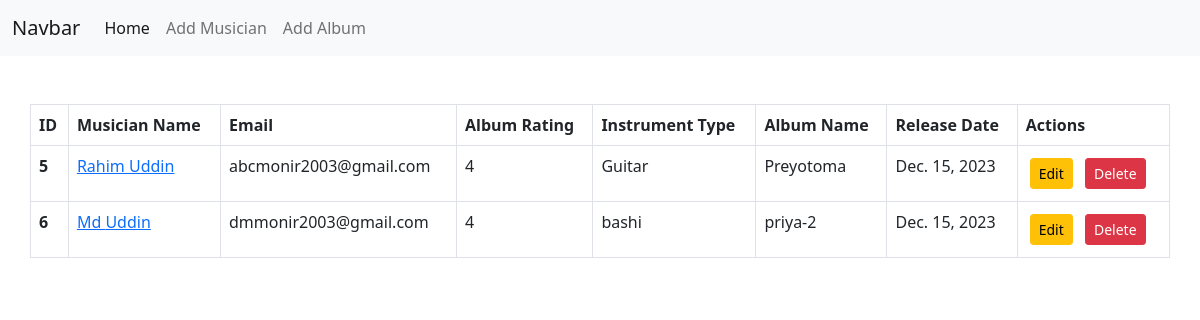
The app's page /, older data.
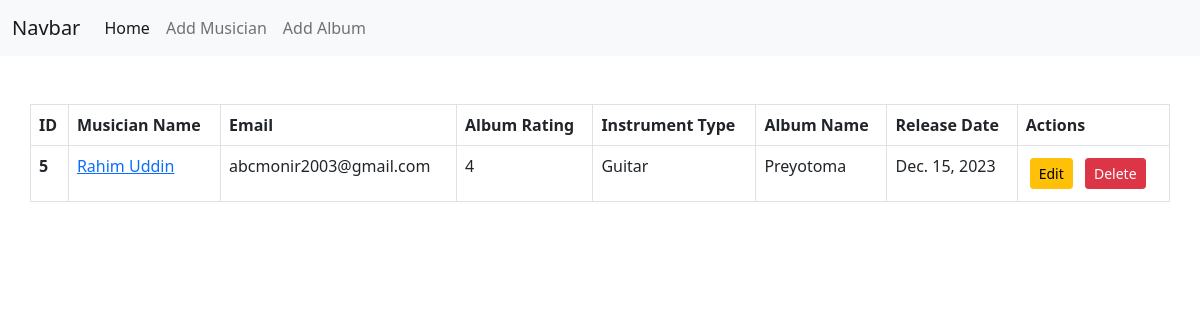
The same page, newer data.
### album/models.py (models this page shows, shortened)
class AlbumModel(models.Model):
    album_name=models.CharField(max_length=100)
    album_release_date=models.DateField(auto_now=True)
    rating = models.IntegerField(choices=RATING_CHOICES)
    musician=models.ForeignKey(MusicianModel,on_delete=models.CASCADE)

### musician/models.py (models this page shows, shortened)
class MusicianModel(models.Model):
    first_name=models.CharField(max_length=100)
    last_name=models.CharField(max_length=100)
    email=models.EmailField()
    phone_no=models.CharField(max_length=11)
    instrument_type=models.CharField(max_length=100)

### Musicians_Directory/views.py (the view)
# urls.py: path('',views.home,name='homepage'),
def home(request):
    data=AlbumModel.objects.all()
    return render(request,'home.html',{'data':data})

### templates/home.html
{% extends "base.html" %} {% block content %}
<table class="table table-bordered container mt-5">
  <thead>
    <tr>
      <th scope="col">ID</th>
      <th scope="col">Musician Name</th>
      <th scope="col">Email</th>
      <th scope="col">Album Rating</th>
      <th scope="col">Instrument Type</th>
      <th scope="col">Album Name</th>
      <th scope="col">Release Date</th>
      <th scope="col">Actions</th>
    </tr>
  </thead>
  <tbody>
    {% for album in data %}
    <tr>
      <th scope="row">{{album.id}}</th>
      <td><a  href="{% url "edit_musician" album.musician.id %}">{{album.musician.first_name}} {{album.musician.last_name}}</a></td>
      <td>{{album.musician.email}}</td>
      <td>{{album.rating}}</td>
      <td>{{album.musician.instrument_type}}</td>
      <td>{{album.album_name}}</td>
      <td>{{album.album_release_date}}</td>
      <td>
        <a class="btn btn-warning m-1 btn-sm" href="{% url "edit_album" album.id %}">Edit</a>
        <a class="btn btn-danger m-1 btn-sm" href="{% url "delete_album" album.id %}">Delete</a>
      </td>
    </tr>
    {% endfor %}
  </tbody>
</table>
{% endblock content %}

### templates/base.html (shortened to what this page needs)
<!DOCTYPE html>
<html lang="en">
  <head>
    <link
      href="https://cdn.jsdelivr.net/npm/bootstrap@5.0.2/dist/css/bootstrap.min.css"
      rel="stylesheet"
    />
  </head>
  <body>
    <nav class="navbar navbar-expand-lg navbar-light bg-light">
      <div class="container-fluid">
        <a class="navbar-brand" href="#">Navbar</a>
        <div class="collapse navbar-collapse" id="navbarNavAltMarkup">
          <div class="navbar-nav">
            <a class="nav-link active" aria-current="page" href="{% url "homepage" %}">Home</a>
            <a class="nav-link" href="{% url "add_musician" %}">Add Musician</a>
            <a class="nav-link" href="{% url "add_album" %}">Add Album</a>
          </div>
        </div>
      </div>
    </nav>
    {% block content %}{% endblock content %}
  </body>
</html>

Row changes from the older to the newer data that the page shows:
removed AlbumModel: id "6", musician.first_name "Md", musician.last_name "Uddin", musician.email "dmmonir2003@gmail.com", rating "4", musician.instrument_type "bashi", album_name "priya-2", album_release_date "Dec. 15, 2023"
